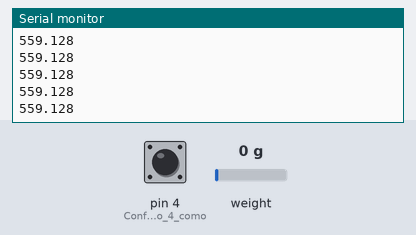
The sketch below on a simulated Arduino Uno, built with avr-gcc and run on an emulated ATmega328P. Shown: the last lines printed to the serial monitor. The test bench sets the inputs (shaded band); at power-on: weight on the scale 0 g, pin 4 (Configurar_o_pino_4_como) HIGH.

Above: at 1.2 s.
1.3 s: weight on the scale set to 100 g
At 1.42 s:
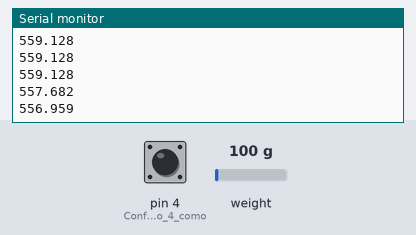
2.8 s: pin 4 (Configurar_o_pino_4_como) pulled LOW for 0.15 s
At 3.53 s:
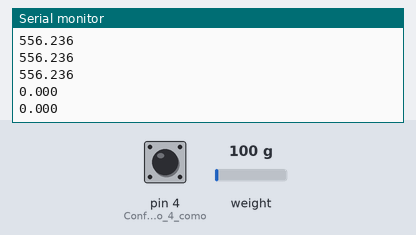
4.4 s: weight on the scale set to 1250 g
At 4.43 s:
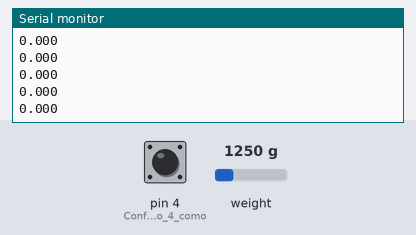
5.9 s: pin 4 (Configurar_o_pino_4_como) pulled LOW for 1 s
At 7.0 s:
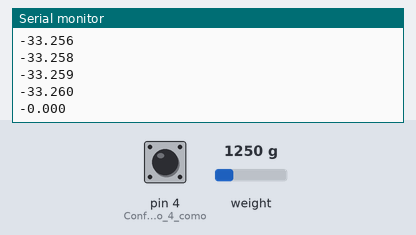
Timing chart, 0 to 8.9 s (numbered marks = the images above; inputs shaded):
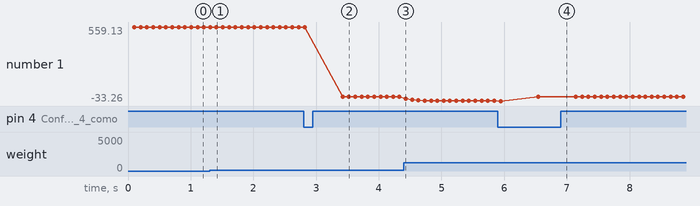

Measured:
- after the input at 1.3 s, the serial monitor: prints a new line at once (image 1)
- after the input at 2.8 s, the serial monitor: prints a new line after 0.62 s (image 2)
- after the input at 5.9 s, the serial monitor: prints a new line after 0.64 s (image 4)
- plotted number 1: 559.13 → 556.24 after the input at 1.3 s, 556.24 → 0 after the input at 2.8 s, 0 → -33.26 after the input at 4.4 s

The sketch:

teste_funcao_tara_wes.ino
```cpp
#include "HX711.h"

HX711 cell(2, 3);
float tareValue = 0; // Variável para armazenar o valor da tara

void setup() {
  Serial.begin(9600);
  pinMode(4, INPUT_PULLUP); // Configurar o pino 4 como entrada com pull-up
}

long val = 0;
float count = 0;

void loop() {
  count = count + 1;

  // Use apenas um dos seguintes métodos de média
  //val = ((count-1)/count) * val    +  (1/count) * cell.read(); // média de longo prazo
  val = 0.5 * val    +   0.5 * cell.read(); // média recente
  //val = cell.read(); // leitura mais recente
  //val = cell.get_value(15);

  // Subtrair o valor da tara da leitura atual
  float weight = ((val - 8119523) / -58087.0f * 4) - tareValue;
  Serial.println(weight, 3); // Imprimir o peso

  if (digitalRead(4) == LOW) { // Verificar se o botão foi pressionado
    tareValue = ((val - 8119523) / -58087.0f * 4); // Definir o valor da tara como o valor atual da leitura
    delay(500); // Aguardar um curto período de tempo para evitar leituras duplas
  }
}
```
